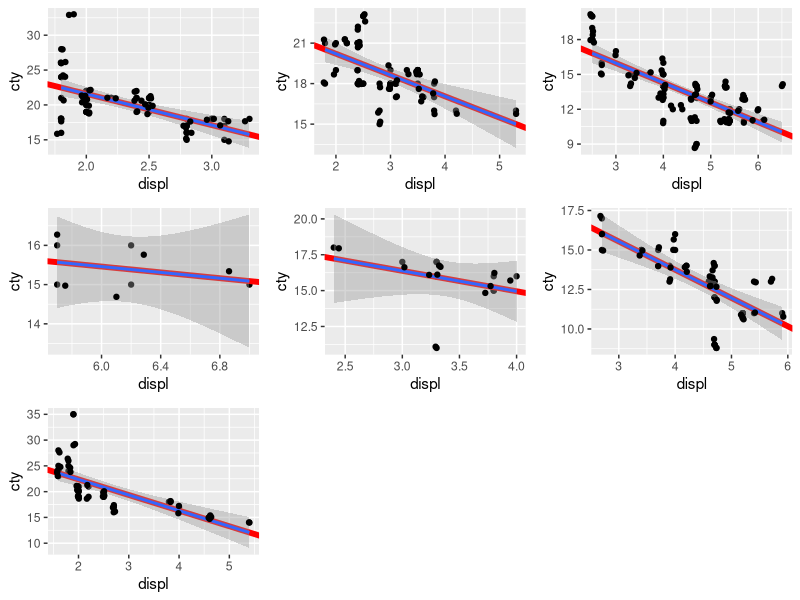

Source code (R):
library(purrr)
library(ggplot2)
library(tidyr)
library(ggpubr)

# Evaluate a linear model for each class
n_mpg <- mpg %>%
          group_by(class) %>%
          nest()          %>%
          mutate(LM=map(data,~{lm(cty~displ,data=.)}))

# Taking in 2 vectors with map2: the data and the model
plots <- map2(n_mpg$data,n_mpg$LM,~{
  ggplot(.x,aes(x=displ,y=cty))+geom_point()+
    geom_abline(intercept=coef(.y)[1],
                slope=coef(.y)[2],
                colour="red",
                size=2)+
    geom_smooth(method="lm")+
    geom_jitter()
})

ggarrange(plotlist=plots)



